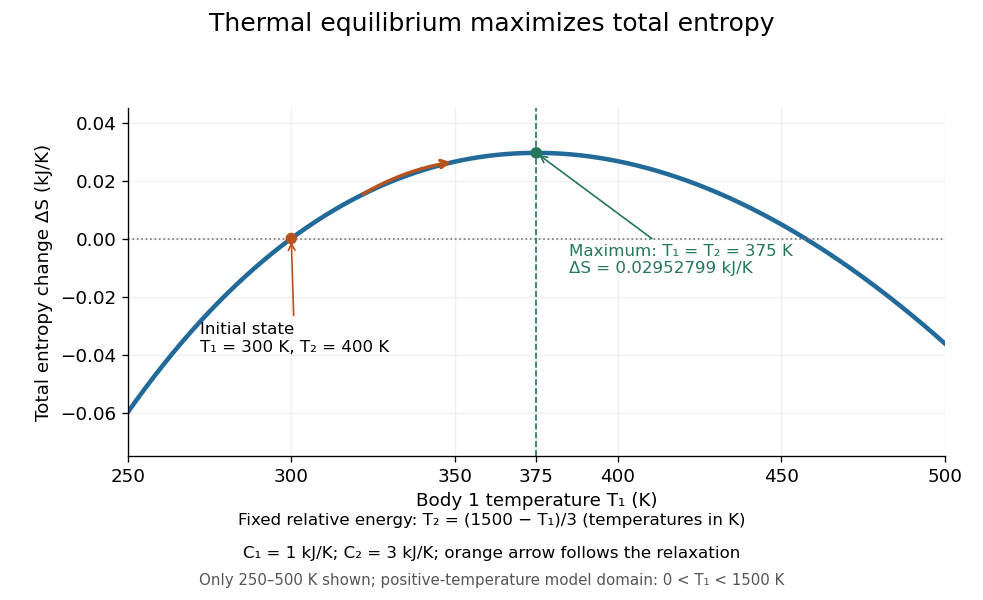

The Python source for this figure:
"""Plot the total entropy change along a fixed-energy temperature constraint.

Tested with Python 3.14.4, NumPy 2.3.5, Matplotlib 3.10.7.
Writes the matching PNG into the current working directory.
Entropy is relative to the initial 300 K, 400 K state; values are stipulated.
"""

from pathlib import Path

import matplotlib

matplotlib.use("Agg")
import matplotlib.pyplot as plt
import numpy as np


def main():
    c1, c2 = 1.0, 3.0  # whole-body constant-volume heat capacities, kJ/K
    initial1, initial2 = 300.0, 400.0  # K
    energy = c1 * initial1 + c2 * initial2  # relative internal energy, kJ
    temp1 = np.linspace(250.0, 500.0, 1001)
    temp2 = (energy - c1 * temp1) / c2
    entropy = c1 * np.log(temp1 / initial1) + c2 * np.log(temp2 / initial2)
    final = energy / (c1 + c2)
    maximum = c1 * np.log(final / initial1) + c2 * np.log(final / initial2)
    assert np.all(temp1 > 0) and np.all(temp2 > 0)
    assert np.allclose(c1 * temp1 + c2 * temp2, energy)
    assert temp1[np.argmax(entropy)] == final

    plt.rcParams.update({"font.size": 11, "figure.facecolor": "white",
                         "axes.facecolor": "white", "savefig.facecolor": "white",
                         "axes.spines.top": False, "axes.spines.right": False})
    fig, ax = plt.subplots(figsize=(8.2, 5.0), dpi=120)
    fig.subplots_adjust(left=0.13, right=0.96, bottom=0.24, top=0.82)
    fig.suptitle("Thermal equilibrium maximizes total entropy", fontsize=15)
    ax.plot(temp1, entropy, color="#216a99", lw=2.7)
    ax.axhline(0, color="#777777", lw=1, linestyle=":")
    ax.axvline(final, color="#24765c", lw=1, linestyle="--")
    ax.scatter([initial1, final], [0, maximum], c=["#b8531c", "#24765c"], s=35, zorder=4)
    ax.annotate("Initial state\nT₁ = 300 K, T₂ = 400 K", (initial1, 0),
                xytext=(272, -0.039), fontsize=10,
                arrowprops={"arrowstyle": "->", "color": "#b8531c"})
    ax.annotate("Maximum: T₁ = T₂ = 375 K\nΔS = 0.02952799 kJ/K", (final, maximum),
                xytext=(385, -0.012), fontsize=10, color="#24765c",
                arrowprops={"arrowstyle": "->", "color": "#24765c"})
    start, end = 321.0, 350.0
    def curve(t):
        return c1 * np.log(t / initial1) + c2 * np.log(((energy - c1 * t) / c2) / initial2)
    ax.annotate("", (end, curve(end)), xytext=(start, curve(start)),
                arrowprops={"arrowstyle": "->", "color": "#b8531c", "lw": 2,
                            "connectionstyle": "arc3,rad=-0.1"})
    ax.set(xlim=(250, 500), ylim=(-0.075, 0.045),
           xlabel="Body 1 temperature T₁ (K)", ylabel="Total entropy change ΔS (kJ/K)")
    ax.set_xticks([250, 300, 350, 375, 400, 450, 500])
    ax.grid(alpha=0.18)
    fig.text(0.5, 0.125, "Fixed relative energy: T₂ = (1500 − T₁)/3 (temperatures in K)",
             ha="center", fontsize=10)
    fig.text(0.5, 0.07, "C₁ = 1 kJ/K; C₂ = 3 kJ/K; orange arrow follows the relaxation",
             ha="center", fontsize=10)
    fig.text(0.5, 0.025, "Only 250–500 K shown; positive-temperature model domain: 0 < T₁ < 1500 K",
             ha="center", fontsize=9, color="#555555")
    fig.savefig(Path(__file__).with_suffix(".png").name, transparent=False)
    plt.close(fig)
    print(f"Entropy maximum at T1=T2={final:g} K; delta S={maximum:.12f} kJ/K")


if __name__ == "__main__":
    main()
